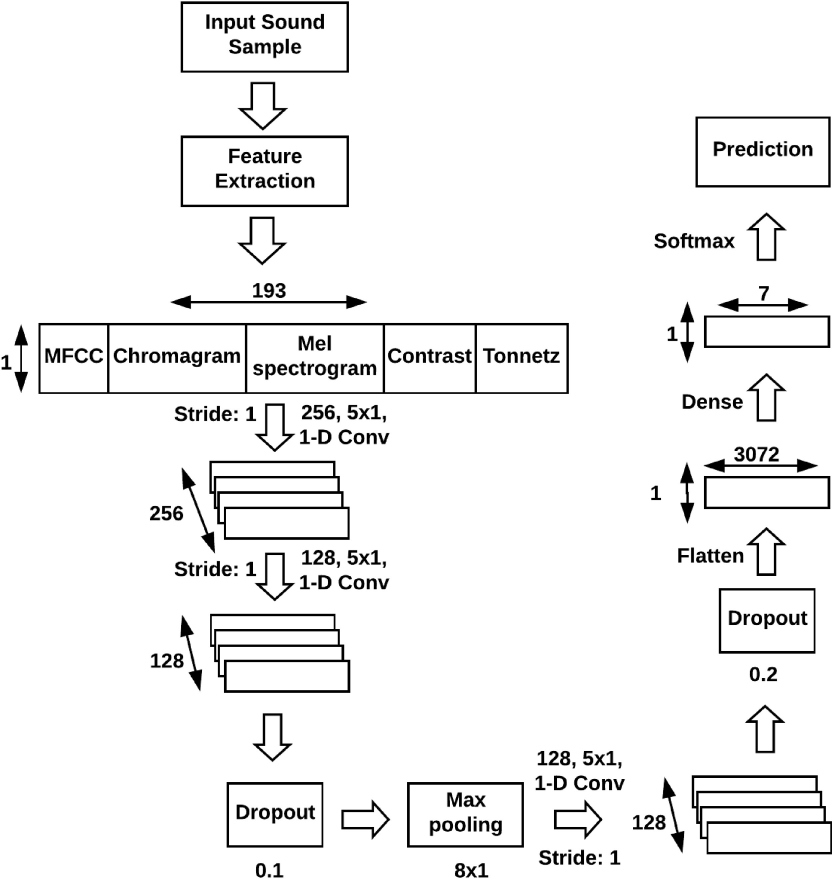
#> input picture src/flask_app/model.jpg, 2500 x 2637 px, found by its file name (shown at 1/3 size); its folder holds only this picture in this run
$ jupyter execute --allow-errors Report_SER.ipynb   (shell and % lines are left out)
#> lines starting #> are read from the running program, lines starting #| are printed output that depends on the picture
# Introduction

Do not spend too much time trying to get very tiny metrics improvement. Once you have a model with a correct predictive power, you should better spend time explaining your data cleaning & preparation pipeline as well as explanations & visualizations of the results.

The goal is to see your fit with our company culture & engineering needs, spending 50h on an over-complicated approach will not give you bonus points compared to a simple, yet effective, to-the-point solution.

## About the data

The dataset you will be working with is called Emo-DB and can be found [here](http://emodb.bilderbar.info/index-1280.html).

It is a database containing samples of emotional speech in German. It contains samples labeled with one of 7 different emotions: Anger, Boredom, Disgust, Fear, Happiness, Sadness and Neutral.

Please download the full database and refer to the documentation to understand how the samples are labeled (see "Additional information")

The goal of this project is to develop a model which is able to **classify samples of emotional speech**. Feel free to use any available library you would need, but beware of re-using someone else's code without mentionning it!

## Deliverable

The end-goal is to deliver us a zip file containing:
* This report filled with your approach, in the form of an **iPython Notebook**.
* A **5-10 slides PDF file**, containing a technical presentation covering the important aspects of your work
* A Dockerfile which defines a container for the project. The container should handle everything (download the data, run the code, etc...). When running the container it should expose the jupyter notebook on one port and expose a Flask API on another one. The Flask app contains two endpoints:
  - One for training the model
  - One for querying the last trained model with an audio file of our choice in the dataset
* A README.md which should contain the commands to build and run the docker container, as well as how to perform the queries to the API.
* Any necessary .py, .sh or other files needed to run your code.

# Solution

My solution follows the approach proposed in this reference paper.

Source: Dias Issa, M. Fatih Demirci, Adnan Yazici,
Speech emotion recognition with deep convolutional neural networks,
Biomedical Signal Processing and Control,
Volume 59,
2020,
101894,
ISSN 1746-8094,
https://doi.org/10.1016/j.bspc.2020.101894.

The authors propose a CNN-based architecture for emotion recognition. In the paper they claim that their method outperforms all existing methods with the exception of one

Jianfeng Zhao, Xia Mao, Lijiang Chen,
Speech emotion recognition using deep 1D & 2D CNN LSTM networks,
Biomedical Signal Processing and Control,
Volume 47,
2019,
Pages 312-323,
ISSN 1746-8094,
https://doi.org/10.1016/j.bspc.2018.08.035.

As this latter paper is more demanding in terms of work and implementation, I decided that for the scope of this project the difference in performance between the two approaches is negligible (less than 1\%).

# Libraries Loading

[cell 1]
import pandas as pd
import librosa, librosa.display
import cv2
import numpy as np
from matplotlib import pyplot as plt
from glob import glob
import os
import random

[cell 2]
def filename(x):
    return os.path.split(x)[1]

I decided to keep the sampling rate as the original of the dataset to avoid upsampling.

[cell 3]
sr = 16000 # Expected sampling rate

[cell 4]
def load_sample(x):
    signal, _sr = librosa.load(x, sr=None)
    assert _sr == sr
    return signal

[cell 5]
# Paths
test_dir = "/data/test"
raw_data_dir = "/raw_data"
flask_dir = "/src/flask_app"
models_dir = "/models"

# Data Preparation & Cleaning

Data preparation and augmentation is automatically handled at container's startup. This way the the user does not need to run any command other than querying the api and the notebook is entirely optional as it only contains data visualization.

First of all the container translates the german character code for the emotion in the filename into an easily readable english string, for example 'W' is mapped to 'anger'. The filename map is provided as a json file so that the python source code does not need to be inspected/recompiled for modifications of the mapping. This is a general practice I applied several time in this project: parameters are separated from the python code. I chose json format for representing config objects.

Note that in the reference paper fear corresponds to anxiety here, as the german word 'Angst' can have both meanings.

Next, the container performs random train/test split, choosing the test size to be 20\% as this roughly corresponds to the test size used in the reference paper.

In order to avoid bias, we never inspect the test set and only show some analysis of train samples.

[cell 6]
# Filter out the test samples
test_set = {filename(x) for x in glob(os.path.join(test_dir, "*/*.wav"))}
x_train = [x for x in glob(os.path.join(raw_data_dir, "*.wav")) if filename(x) not in test_set]

[cell 7]
# Shuffle for unbiased data exploration
random.shuffle(x_train)

The audio samples seem normalized by amplitude. There are several peaks and the amplitude is not stable as we would expect from a complex signal as the human speech.

#> (a cell that did not finish here is left out)

Next we show the frequency domain. We can observe that most of the energy is concentrated on low frequencies.

#> (a cell that did not finish here is left out)

Moreover, the spectrogram doesn't show noisy patterns as speckles or high amplitude concentrated on specific frequencies.

#> (a cell that did not finish here is left out)

If we sort the samples by speaker and text index we observe that the distribution of the sequence length depends on the speaker. Each speaker is assigned a random color to distinguish them and we can observe that some speakers have a preference for quick utterance (such as the 4th) while others prefer to take more time (the second speaker being the slowest).

[cell 11]
plt.figure(figsize=(12,7))
plt.title("Sequence Lengths per Speaker")
plt.grid(True)
plt.xlabel("Samples Sorted by Speaker and Text Index")
plt.ylabel("Time (sec)")
color_assign = {}
colors = []
lengths = []
sorted_x_train = sorted(x_train)

# assign a random color to each speaker so that
# they don't look similar
for file in sorted(sorted_x_train):
    speaker = filename(file)[:2]
    color_assign[speaker] = 0
assignments = np.arange(0, len(color_assign))
random.shuffle(assignments)
for i, key in enumerate(color_assign.keys()):
    color_assign[key] = assignments[i]

# plot sequence length distribution across speakers
for file in sorted_x_train:
    signal = load_sample(file)
    speaker = filename(file)[:2]
    lengths.append(len(signal)/sr)
    colors.append(color_assign[speaker])
plt.scatter(np.arange(0, len(lengths)), lengths, marker='o', cmap='jet', s=15, c=colors)
pass
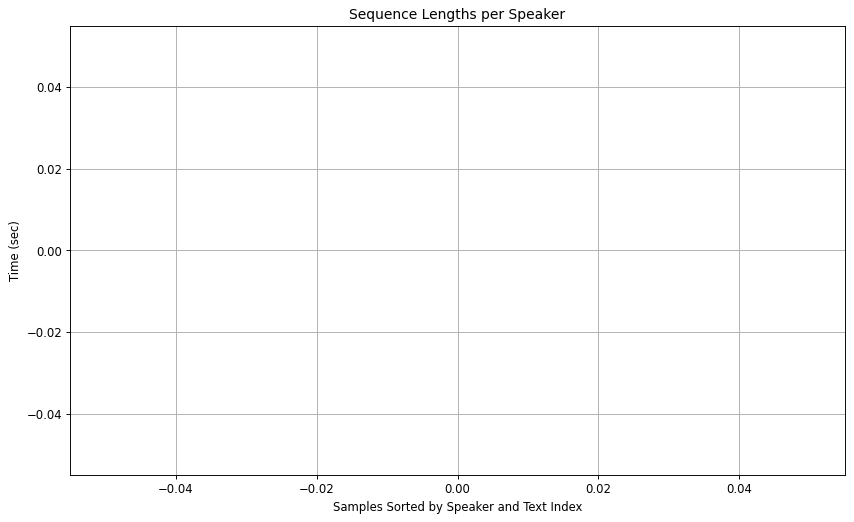
#> figure drawn by matplotlib, 1 panel

Nonetheless, most sequences are between 1 and 6 seconds disregarding outliers.

[cell 12]
plt.title("Distribution of the sequence lengths")
plt.ylabel("Time (sec)")
plt.boxplot(lengths)
pass
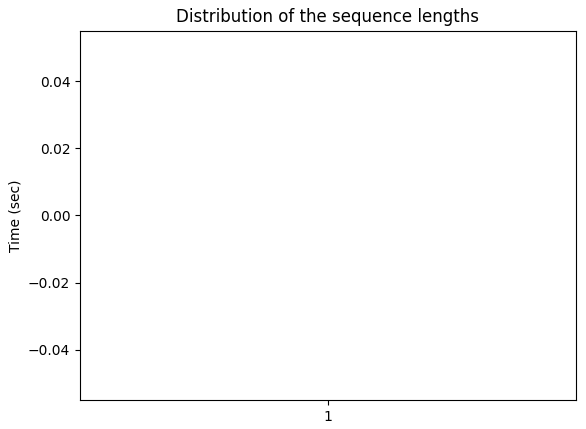
#> figure drawn by matplotlib, 1 panel

### Data Augmentation

Concerning data augmentation, I followed a similar approach as the one suggested in the reference paper. It consists of two transformations, namely shifting the audio sample by a small margin and stretching it to speed it up or slowing it down.

For the shift offset I manually inspected several training samples picked uniformly at random and measured the maximum distance between the begins of utterance. I found 100 ms to be around the longest offset. Thus, I doubled that value and picked 200 ms as the maximum shift. The random shift is then drawn uniformely at random in range [0, 200] ms.

For slowing down or speeding up the audio I used the same parameters as in the reference paper, namely 0.81x and 1.23x.

However, I did not add noise to the samples as in the paper because I already found good performance of the netowrk without it.

# Feature Engineering & Modeling

In the reference paper the authors leverage multiple speech features at once, namely
1. MFCC,
2. Mel-scaled spectrogram,
3. Chromagram,
4. Spectral contrast,
5. Tonnetz representation.

This approach is novel (it has been published this year) and it has shown competitive performance with RNN-based models. Thus, I extracted and concatenated multiple features from a sample for a total of 193 features for the neural network classifier. However, the individual number of features of each is not specified in the paper. Fortunately, I found that tonnetz representation always produces 6 values and a natural number of bands for the spectral contrast is also 6, which results in 7 values. As a result, we are left with 180 values to be generated by 3 features. Hence, I guessed that in the paper they used 60 values per feature.

Here below I show one of these features, namely the MFCC coefficients.

#> (a cell that did not finish here is left out)

In order to batch the sequences for neural network training we have to handle the varying sizes of each sequence. In the reference paper the authors reduce the sequences to the mean of each feature along time. This way, there is no need to handle padding / truncation of the signal.

## Modeling

The selected model corresponds to 'Model A' in the reference paper. The authors propose various ensembles in order to boost performance by a few points. However, for the scope of this project the gain in performance is not worth the amount of work and resources required as a model with reasonable performance is sufficient.

The neural network is composed of two units, each of which has several 1-d convolutions of size 5 and ReLUs (plus batchnorm and dropout). Before running the second unit the signal is pooled with a relatively large window (8) so that the receptive field of the second unit is large enough to blend multiple features.

[cell 14]
# Diagram depicting the nerual network's architecture
model = cv2.imread(os.path.join(flask_dir, "model.jpg"), cv2.IMREAD_GRAYSCALE)
#> model is the input picture: shape (2637, 2500); min 0, max 255, mean 241.4
plt.figure(figsize=(10,10))
plt.imshow(model, cmap='gray')
